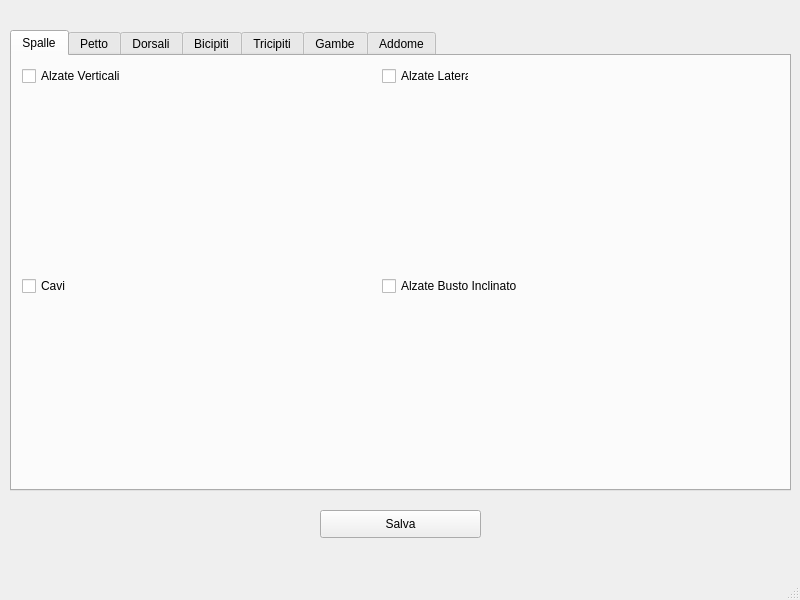
<?xml version="1.0" encoding="UTF-8"?>
<ui version="4.0">
 <class>MainWindow</class>
 <widget class="QMainWindow" name="MainWindow">
  <property name="geometry">
   <rect>
    <x>0</x>
    <y>0</y>
    <width>800</width>
    <height>600</height>
   </rect>
  </property>
  <property name="windowTitle">
   <string>MainWindow</string>
  </property>
  <widget class="QWidget" name="centralwidget">
   <widget class="QTabWidget" name="tabWidget">
    <property name="geometry">
     <rect>
      <x>10</x>
      <y>30</y>
      <width>781</width>
      <height>461</height>
     </rect>
    </property>
    <property name="currentIndex">
     <number>0</number>
    </property>
    <widget class="QWidget" name="widget">
     <attribute name="title">
      <string>Spalle</string>
     </attribute>
     <widget class="QCheckBox" name="checkBox">
      <property name="geometry">
       <rect>
        <x>10</x>
        <y>10</y>
        <width>111</width>
        <height>20</height>
       </rect>
      </property>
      <property name="text">
       <string>Alzate Verticali</string>
      </property>
     </widget>
     <widget class="QCheckBox" name="checkBox_2">
      <property name="geometry">
       <rect>
        <x>370</x>
        <y>10</y>
        <width>87</width>
        <height>20</height>
       </rect>
      </property>
      <property name="text">
       <string>Alzate Laterali</string>
      </property>
     </widget>
     <widget class="QCheckBox" name="checkBox_3">
      <property name="geometry">
       <rect>
        <x>10</x>
        <y>220</y>
        <width>87</width>
        <height>20</height>
       </rect>
      </property>
      <property name="text">
       <string>Cavi</string>
      </property>
     </widget>
     <widget class="QCheckBox" name="checkBox_4">
      <property name="geometry">
       <rect>
        <x>370</x>
        <y>220</y>
        <width>151</width>
        <height>20</height>
       </rect>
      </property>
      <property name="text">
       <string>Alzate Busto Inclinato</string>
      </property>
     </widget>
     <widget class="QLabel" name="label">
      <property name="geometry">
       <rect>
        <x>10</x>
        <y>50</y>
        <width>161</width>
        <height>141</height>
       </rect>
      </property>
      <property name="text">
       <string/>
      </property>
      <property name="pixmap">
       <pixmap>PngAllenamenti/alzateverticali1.png</pixmap>
      </property>
      <property name="scaledContents">
       <bool>true</bool>
      </property>
     </widget>
     <widget class="QLabel" name="label_2">
      <property name="geometry">
       <rect>
        <x>10</x>
        <y>250</y>
        <width>291</width>
        <height>171</height>
       </rect>
      </property>
      <property name="text">
       <string/>
      </property>
      <property name="pixmap">
       <pixmap>PngAllenamenti/Senza_titolo_1.png</pixmap>
      </property>
      <property name="scaledContents">
       <bool>true</bool>
      </property>
     </widget>
     <widget class="QLabel" name="label_3">
      <property name="geometry">
       <rect>
        <x>420</x>
        <y>40</y>
        <width>301</width>
        <height>161</height>
       </rect>
      </property>
      <property name="text">
       <string/>
      </property>
      <property name="pixmap">
       <pixmap>PngAllenamenti/Kettlebell.png</pixmap>
      </property>
      <property name="scaledContents">
       <bool>true</bool>
      </property>
     </widget>
     <widget class="QLabel" name="label_4">
      <property name="geometry">
       <rect>
        <x>380</x>
        <y>270</y>
        <width>291</width>
        <height>141</height>
       </rect>
      </property>
      <property name="text">
       <string/>
      </property>
      <property name="pixmap">
       <pixmap>PngAllenamenti/Alzatebustoinclinato.png</pixmap>
      </property>
      <property name="scaledContents">
       <bool>true</bool>
      </property>
     </widget>
     <widget class="QLabel" name="label_5">
      <property name="geometry">
       <rect>
        <x>150</x>
        <y>60</y>
        <width>151</width>
        <height>131</height>
       </rect>
      </property>
      <property name="text">
       <string/>
      </property>
      <property name="pixmap">
       <pixmap>PngAllenamenti/alzateverticali2.png</pixmap>
      </property>
      <property name="scaledContents">
       <bool>true</bool>
      </property>
     </widget>
    </widget>
    <widget class="QWidget" name="tab_2">
     <attribute name="title">
      <string>Petto</string>
     </attribute>
     <widget class="QCheckBox" name="checkBox_5">
      <property name="geometry">
       <rect>
        <x>10</x>
        <y>10</y>
        <width>101</width>
        <height>20</height>
       </rect>
      </property>
      <property name="text">
       <string>Panca Piana</string>
      </property>
     </widget>
     <widget class="QCheckBox" name="checkBox_6">
      <property name="geometry">
       <rect>
        <x>400</x>
        <y>10</y>
        <width>161</width>
        <height>20</height>
       </rect>
      </property>
      <property name="text">
       <string>Aperture Panca Piana</string>
      </property>
     </widget>
     <widget class="QCheckBox" name="checkBox_7">
      <property name="geometry">
       <rect>
        <x>10</x>
        <y>230</y>
        <width>141</width>
        <height>20</height>
       </rect>
      </property>
      <property name="text">
       <string>Spinte Panca Piana</string>
      </property>
     </widget>
     <widget class="QLabel" name="label_6">
      <property name="geometry">
       <rect>
        <x>20</x>
        <y>45</y>
        <width>261</width>
        <height>161</height>
       </rect>
      </property>
      <property name="text">
       <string/>
      </property>
      <property name="pixmap">
       <pixmap>PngAllenamenti/Pancapiana.png</pixmap>
      </property>
      <property name="scaledContents">
       <bool>true</bool>
      </property>
     </widget>
     <widget class="QLabel" name="label_7">
      <property name="geometry">
       <rect>
        <x>389</x>
        <y>45</y>
        <width>141</width>
        <height>141</height>
       </rect>
      </property>
      <property name="text">
       <string/>
      </property>
      <property name="pixmap">
       <pixmap>PngAllenamenti/aperturepancapiana.png</pixmap>
      </property>
      <property name="scaledContents">
       <bool>true</bool>
      </property>
     </widget>
     <widget class="QLabel" name="label_8">
      <property name="geometry">
       <rect>
        <x>570</x>
        <y>50</y>
        <width>141</width>
        <height>131</height>
       </rect>
      </property>
      <property name="text">
       <string/>
      </property>
      <property name="pixmap">
       <pixmap>PngAllenamenti/aperturepnacapiana2.png</pixmap>
      </property>
      <property name="scaledContents">
       <bool>true</bool>
      </property>
     </widget>
     <widget class="QLabel" name="label_9">
      <property name="geometry">
       <rect>
        <x>9</x>
        <y>275</y>
        <width>121</width>
        <height>131</height>
       </rect>
      </property>
      <property name="text">
       <string/>
      </property>
      <property name="pixmap">
       <pixmap>PngAllenamenti/pettorali-spinte-manubri-panca-piana-ag.png</pixmap>
      </property>
      <property name="scaledContents">
       <bool>true</bool>
      </property>
     </widget>
     <widget class="QLabel" name="label_10">
      <property name="geometry">
       <rect>
        <x>150</x>
        <y>270</y>
        <width>131</width>
        <height>131</height>
       </rect>
      </property>
      <property name="text">
       <string/>
      </property>
      <property name="pixmap">
       <pixmap>PngAllenamenti/estensionemanubri2.png</pixmap>
      </property>
      <property name="scaledContents">
       <bool>true</bool>
      </property>
     </widget>
    </widget>
    <widget class="QWidget" name="tab_3">
     <attribute name="title">
      <string>Dorsali</string>
     </attribute>
     <widget class="QCheckBox" name="checkBox_8">
      <property name="geometry">
       <rect>
        <x>10</x>
        <y>10</y>
        <width>171</width>
        <height>20</height>
       </rect>
      </property>
      <property name="text">
       <string>Rematore con Bilanciere</string>
      </property>
     </widget>
     <widget class="QCheckBox" name="checkBox_9">
      <property name="geometry">
       <rect>
        <x>10</x>
        <y>230</y>
        <width>151</width>
        <height>20</height>
       </rect>
      </property>
      <property name="text">
       <string>Rematore con Panca</string>
      </property>
     </widget>
     <widget class="QCheckBox" name="checkBox_10">
      <property name="geometry">
       <rect>
        <x>390</x>
        <y>10</y>
        <width>191</width>
        <height>20</height>
       </rect>
      </property>
      <property name="text">
       <string>Rematore con Busto a 90°</string>
      </property>
     </widget>
     <widget class="QCheckBox" name="checkBox_11">
      <property name="geometry">
       <rect>
        <x>390</x>
        <y>230</y>
        <width>201</width>
        <height>20</height>
       </rect>
      </property>
      <property name="text">
       <string>Trazioni Tbar con Bilanciere</string>
      </property>
     </widget>
     <widget class="QLabel" name="label_11">
      <property name="geometry">
       <rect>
        <x>10</x>
        <y>50</y>
        <width>281</width>
        <height>141</height>
       </rect>
      </property>
      <property name="text">
       <string/>
      </property>
      <property name="pixmap">
       <pixmap>PngAllenamenti/RematoreBilanciere.png</pixmap>
      </property>
      <property name="scaledContents">
       <bool>true</bool>
      </property>
     </widget>
     <widget class="QLabel" name="label_12">
      <property name="geometry">
       <rect>
        <x>400</x>
        <y>60</y>
        <width>251</width>
        <height>131</height>
       </rect>
      </property>
      <property name="text">
       <string/>
      </property>
      <property name="pixmap">
       <pixmap>PngAllenamenti/RematoreBusto90.png</pixmap>
      </property>
      <property name="scaledContents">
       <bool>true</bool>
      </property>
     </widget>
     <widget class="QLabel" name="label_13">
      <property name="geometry">
       <rect>
        <x>10</x>
        <y>260</y>
        <width>161</width>
        <height>151</height>
       </rect>
      </property>
      <property name="text">
       <string/>
      </property>
      <property name="pixmap">
       <pixmap>PngAllenamenti/PancaRematore.png</pixmap>
      </property>
      <property name="scaledContents">
       <bool>true</bool>
      </property>
     </widget>
     <widget class="QLabel" name="label_14">
      <property name="geometry">
       <rect>
        <x>389</x>
        <y>265</y>
        <width>141</width>
        <height>141</height>
       </rect>
      </property>
      <property name="text">
       <string/>
      </property>
      <property name="pixmap">
       <pixmap>PngAllenamenti/dorsali-trazioni-2.png</pixmap>
      </property>
      <property name="scaledContents">
       <bool>true</bool>
      </property>
     </widget>
     <widget class="QLabel" name="label_15">
      <property name="geometry">
       <rect>
        <x>550</x>
        <y>270</y>
        <width>141</width>
        <height>141</height>
       </rect>
      </property>
      <property name="text">
       <string/>
      </property>
      <property name="pixmap">
       <pixmap>PngAllenamenti/dorsali-trazioni-1.png</pixmap>
      </property>
      <property name="scaledContents">
       <bool>true</bool>
      </property>
     </widget>
    </widget>
    <widget class="QWidget" name="tab_4">
     <attribute name="title">
      <string>Bicipiti</string>
     </attribute>
     <widget class="QCheckBox" name="checkBox_12">
      <property name="geometry">
       <rect>
        <x>10</x>
        <y>10</y>
        <width>111</width>
        <height>20</height>
       </rect>
      </property>
      <property name="text">
       <string>Curl Bilanciere</string>
      </property>
     </widget>
     <widget class="QCheckBox" name="checkBox_13">
      <property name="geometry">
       <rect>
        <x>430</x>
        <y>10</y>
        <width>121</width>
        <height>20</height>
       </rect>
      </property>
      <property name="text">
       <string>Curl Cavi Bassi</string>
      </property>
     </widget>
     <widget class="QCheckBox" name="checkBox_14">
      <property name="geometry">
       <rect>
        <x>10</x>
        <y>230</y>
        <width>191</width>
        <height>20</height>
       </rect>
      </property>
      <property name="text">
       <string>Curl con Manubri e  Panca</string>
      </property>
     </widget>
     <widget class="QCheckBox" name="checkBox_15">
      <property name="geometry">
       <rect>
        <x>430</x>
        <y>230</y>
        <width>111</width>
        <height>20</height>
       </rect>
      </property>
      <property name="text">
       <string>Curl Manubri</string>
      </property>
     </widget>
     <widget class="QLabel" name="label_16">
      <property name="geometry">
       <rect>
        <x>20</x>
        <y>50</y>
        <width>281</width>
        <height>141</height>
       </rect>
      </property>
      <property name="text">
       <string/>
      </property>
      <property name="pixmap">
       <pixmap>PngAllenamenti/CurlBilanciere.png</pixmap>
      </property>
      <property name="scaledContents">
       <bool>true</bool>
      </property>
     </widget>
     <widget class="QLabel" name="label_17">
      <property name="geometry">
       <rect>
        <x>430</x>
        <y>50</y>
        <width>291</width>
        <height>141</height>
       </rect>
      </property>
      <property name="text">
       <string/>
      </property>
      <property name="pixmap">
       <pixmap>PngAllenamenti/CurlCaviBassi.png</pixmap>
      </property>
      <property name="scaledContents">
       <bool>true</bool>
      </property>
     </widget>
     <widget class="QLabel" name="label_18">
      <property name="geometry">
       <rect>
        <x>10</x>
        <y>260</y>
        <width>161</width>
        <height>151</height>
       </rect>
      </property>
      <property name="text">
       <string/>
      </property>
      <property name="pixmap">
       <pixmap>PngAllenamenti/BicipitiPanca1.png</pixmap>
      </property>
      <property name="scaledContents">
       <bool>true</bool>
      </property>
     </widget>
     <widget class="QLabel" name="label_19">
      <property name="geometry">
       <rect>
        <x>180</x>
        <y>260</y>
        <width>151</width>
        <height>151</height>
       </rect>
      </property>
      <property name="text">
       <string/>
      </property>
      <property name="pixmap">
       <pixmap>../../Downloads/Panca2.png</pixmap>
      </property>
      <property name="scaledContents">
       <bool>true</bool>
      </property>
     </widget>
     <widget class="QLabel" name="label_20">
      <property name="geometry">
       <rect>
        <x>420</x>
        <y>260</y>
        <width>301</width>
        <height>151</height>
       </rect>
      </property>
      <property name="text">
       <string/>
      </property>
      <property name="pixmap">
       <pixmap>PngAllenamenti/CurlManubri.png</pixmap>
      </property>
      <property name="scaledContents">
       <bool>true</bool>
      </property>
     </widget>
    </widget>
    <widget class="QWidget" name="tab">
     <attribute name="title">
      <string>Tricipiti</string>
     </attribute>
     <widget class="QCheckBox" name="checkBox_16">
      <property name="geometry">
       <rect>
        <x>10</x>
        <y>10</y>
        <width>171</width>
        <height>20</height>
       </rect>
      </property>
      <property name="text">
       <string>French Press Manubrio</string>
      </property>
     </widget>
     <widget class="QCheckBox" name="checkBox_17">
      <property name="geometry">
       <rect>
        <x>400</x>
        <y>10</y>
        <width>101</width>
        <height>20</height>
       </rect>
      </property>
      <property name="text">
       <string>Tricipit Cavi</string>
      </property>
     </widget>
     <widget class="QCheckBox" name="checkBox_18">
      <property name="geometry">
       <rect>
        <x>10</x>
        <y>220</y>
        <width>151</width>
        <height>20</height>
       </rect>
      </property>
      <property name="text">
       <string>Spinte Panca Piana</string>
      </property>
     </widget>
     <widget class="QCheckBox" name="checkBox_19">
      <property name="geometry">
       <rect>
        <x>410</x>
        <y>220</y>
        <width>151</width>
        <height>20</height>
       </rect>
      </property>
      <property name="text">
       <string>Estensione Manubri</string>
      </property>
     </widget>
     <widget class="QLabel" name="label_21">
      <property name="geometry">
       <rect>
        <x>10</x>
        <y>40</y>
        <width>251</width>
        <height>151</height>
       </rect>
      </property>
      <property name="text">
       <string/>
      </property>
      <property name="pixmap">
       <pixmap>PngAllenamenti/FrenchPressManubrio.png</pixmap>
      </property>
      <property name="scaledContents">
       <bool>true</bool>
      </property>
     </widget>
     <widget class="QLabel" name="label_22">
      <property name="geometry">
       <rect>
        <x>400</x>
        <y>50</y>
        <width>161</width>
        <height>141</height>
       </rect>
      </property>
      <property name="text">
       <string/>
      </property>
      <property name="pixmap">
       <pixmap>PngAllenamenti/TricipitCavi1.png</pixmap>
      </property>
      <property name="scaledContents">
       <bool>true</bool>
      </property>
     </widget>
     <widget class="QLabel" name="label_23">
      <property name="geometry">
       <rect>
        <x>10</x>
        <y>250</y>
        <width>271</width>
        <height>151</height>
       </rect>
      </property>
      <property name="text">
       <string/>
      </property>
      <property name="pixmap">
       <pixmap>PngAllenamenti/SpintePanca90Tricipiti.png</pixmap>
      </property>
      <property name="scaledContents">
       <bool>true</bool>
      </property>
     </widget>
     <widget class="QLabel" name="label_24">
      <property name="geometry">
       <rect>
        <x>400</x>
        <y>240</y>
        <width>161</width>
        <height>161</height>
       </rect>
      </property>
      <property name="text">
       <string/>
      </property>
      <property name="pixmap">
       <pixmap>PngAllenamenti/Tricipitiestensionimanubri1.png</pixmap>
      </property>
      <property name="scaledContents">
       <bool>true</bool>
      </property>
     </widget>
     <widget class="QLabel" name="label_25">
      <property name="geometry">
       <rect>
        <x>550</x>
        <y>50</y>
        <width>161</width>
        <height>141</height>
       </rect>
      </property>
      <property name="text">
       <string/>
      </property>
      <property name="pixmap">
       <pixmap>PngAllenamenti/TricipitCavi2.png</pixmap>
      </property>
      <property name="scaledContents">
       <bool>true</bool>
      </property>
     </widget>
     <widget class="QLabel" name="label_26">
      <property name="geometry">
       <rect>
        <x>570</x>
        <y>270</y>
        <width>161</width>
        <height>121</height>
       </rect>
      </property>
      <property name="text">
       <string/>
      </property>
      <property name="pixmap">
       <pixmap>PngAllenamenti/Tricipitiestensionimanubri2.png</pixmap>
      </property>
      <property name="scaledContents">
       <bool>true</bool>
      </property>
     </widget>
    </widget>
    <widget class="QWidget" name="tab_5">
     <attribute name="title">
      <string>Gambe</string>
     </attribute>
     <widget class="QCheckBox" name="checkBox_20">
      <property name="geometry">
       <rect>
        <x>10</x>
        <y>10</y>
        <width>121</width>
        <height>20</height>
       </rect>
      </property>
      <property name="text">
       <string>Squat Bilanciere</string>
      </property>
     </widget>
     <widget class="QCheckBox" name="checkBox_21">
      <property name="geometry">
       <rect>
        <x>400</x>
        <y>10</y>
        <width>211</width>
        <height>20</height>
       </rect>
      </property>
      <property name="text">
       <string>Spinta Polpacci con Bilanciere</string>
      </property>
     </widget>
     <widget class="QCheckBox" name="checkBox_22">
      <property name="geometry">
       <rect>
        <x>10</x>
        <y>220</y>
        <width>161</width>
        <height>20</height>
       </rect>
      </property>
      <property name="text">
       <string>Affondi con Bilanciere</string>
      </property>
     </widget>
     <widget class="QCheckBox" name="checkBox_23">
      <property name="geometry">
       <rect>
        <x>400</x>
        <y>220</y>
        <width>221</width>
        <height>20</height>
       </rect>
      </property>
      <property name="text">
       <string>Stacco da Terra con Bilanciere</string>
      </property>
     </widget>
     <widget class="QLabel" name="label_27">
      <property name="geometry">
       <rect>
        <x>10</x>
        <y>60</y>
        <width>121</width>
        <height>141</height>
       </rect>
      </property>
      <property name="text">
       <string/>
      </property>
      <property name="pixmap">
       <pixmap>PngAllenamenti/SquatBilanciere1.png</pixmap>
      </property>
      <property name="scaledContents">
       <bool>true</bool>
      </property>
     </widget>
     <widget class="QLabel" name="label_28">
      <property name="geometry">
       <rect>
        <x>140</x>
        <y>60</y>
        <width>131</width>
        <height>141</height>
       </rect>
      </property>
      <property name="text">
       <string/>
      </property>
      <property name="pixmap">
       <pixmap>PngAllenamenti/SquatBilanciere2png.png</pixmap>
      </property>
      <property name="scaledContents">
       <bool>true</bool>
      </property>
     </widget>
     <widget class="QLabel" name="label_29">
      <property name="geometry">
       <rect>
        <x>10</x>
        <y>250</y>
        <width>121</width>
        <height>141</height>
       </rect>
      </property>
      <property name="text">
       <string/>
      </property>
      <property name="pixmap">
       <pixmap>PngAllenamenti/Affondo1.png</pixmap>
      </property>
      <property name="scaledContents">
       <bool>true</bool>
      </property>
     </widget>
     <widget class="QLabel" name="label_30">
      <property name="geometry">
       <rect>
        <x>120</x>
        <y>240</y>
        <width>141</width>
        <height>141</height>
       </rect>
      </property>
      <property name="text">
       <string/>
      </property>
      <property name="pixmap">
       <pixmap>PngAllenamenti/Affondo2.png</pixmap>
      </property>
      <property name="scaledContents">
       <bool>true</bool>
      </property>
     </widget>
     <widget class="QLabel" name="label_31">
      <property name="geometry">
       <rect>
        <x>400</x>
        <y>250</y>
        <width>141</width>
        <height>141</height>
       </rect>
      </property>
      <property name="text">
       <string/>
      </property>
      <property name="pixmap">
       <pixmap>PngAllenamenti/Stacco1.png</pixmap>
      </property>
      <property name="scaledContents">
       <bool>true</bool>
      </property>
     </widget>
     <widget class="QLabel" name="label_32">
      <property name="geometry">
       <rect>
        <x>440</x>
        <y>60</y>
        <width>181</width>
        <height>151</height>
       </rect>
      </property>
      <property name="text">
       <string/>
      </property>
      <property name="pixmap">
       <pixmap>PngAllenamenti/Stacchipolpacci.png</pixmap>
      </property>
      <property name="scaledContents">
       <bool>true</bool>
      </property>
     </widget>
     <widget class="QLabel" name="label_33">
      <property name="geometry">
       <rect>
        <x>560</x>
        <y>250</y>
        <width>161</width>
        <height>141</height>
       </rect>
      </property>
      <property name="text">
       <string/>
      </property>
      <property name="pixmap">
       <pixmap>PngAllenamenti/Stacco2.png</pixmap>
      </property>
      <property name="scaledContents">
       <bool>true</bool>
      </property>
     </widget>
    </widget>
    <widget class="QWidget" name="tab_6">
     <attribute name="title">
      <string>Addome</string>
     </attribute>
     <widget class="QCheckBox" name="checkBox_24">
      <property name="geometry">
       <rect>
        <x>10</x>
        <y>10</y>
        <width>87</width>
        <height>20</height>
       </rect>
      </property>
      <property name="text">
       <string>Plank</string>
      </property>
     </widget>
     <widget class="QCheckBox" name="checkBox_25">
      <property name="geometry">
       <rect>
        <x>10</x>
        <y>210</y>
        <width>111</width>
        <height>20</height>
       </rect>
      </property>
      <property name="text">
       <string>Criss Cross</string>
      </property>
     </widget>
     <widget class="QCheckBox" name="checkBox_26">
      <property name="geometry">
       <rect>
        <x>430</x>
        <y>10</y>
        <width>87</width>
        <height>20</height>
       </rect>
      </property>
      <property name="text">
       <string>Crunch</string>
      </property>
     </widget>
     <widget class="QCheckBox" name="checkBox_27">
      <property name="geometry">
       <rect>
        <x>430</x>
        <y>200</y>
        <width>161</width>
        <height>20</height>
       </rect>
      </property>
      <property name="text">
       <string>Torsioni con Wallball</string>
      </property>
     </widget>
     <widget class="QLabel" name="label_34">
      <property name="geometry">
       <rect>
        <x>70</x>
        <y>0</y>
        <width>151</width>
        <height>171</height>
       </rect>
      </property>
      <property name="text">
       <string/>
      </property>
      <property name="pixmap">
       <pixmap>PngAllenamenti/Plank.png</pixmap>
      </property>
      <property name="scaledContents">
       <bool>true</bool>
      </property>
     </widget>
     <widget class="QLabel" name="label_35">
      <property name="geometry">
       <rect>
        <x>10</x>
        <y>270</y>
        <width>151</width>
        <height>131</height>
       </rect>
      </property>
      <property name="text">
       <string/>
      </property>
      <property name="pixmap">
       <pixmap>PngAllenamenti/AddominaliCrissCross1.png</pixmap>
      </property>
      <property name="scaledContents">
       <bool>true</bool>
      </property>
     </widget>
     <widget class="QLabel" name="label_36">
      <property name="geometry">
       <rect>
        <x>520</x>
        <y>250</y>
        <width>161</width>
        <height>141</height>
       </rect>
      </property>
      <property name="text">
       <string/>
      </property>
      <property name="pixmap">
       <pixmap>PngAllenamenti/TorsioniWallball.png</pixmap>
      </property>
      <property name="scaledContents">
       <bool>true</bool>
      </property>
     </widget>
     <widget class="QLabel" name="label_37">
      <property name="geometry">
       <rect>
        <x>470</x>
        <y>30</y>
        <width>171</width>
        <height>151</height>
       </rect>
      </property>
      <property name="text">
       <string/>
      </property>
      <property name="pixmap">
       <pixmap>PngAllenamenti/Crunch.png</pixmap>
      </property>
      <property name="scaledContents">
       <bool>true</bool>
      </property>
     </widget>
     <widget class="QLabel" name="label_38">
      <property name="geometry">
       <rect>
        <x>180</x>
        <y>260</y>
        <width>161</width>
        <height>141</height>
       </rect>
      </property>
      <property name="text">
       <string/>
      </property>
      <property name="pixmap">
       <pixmap>PngAllenamenti/AddominaliCrissCross2.png</pixmap>
      </property>
      <property name="scaledContents">
       <bool>true</bool>
      </property>
     </widget>
    </widget>
   </widget>
   <widget class="QPushButton" name="btn_salva">
    <property name="geometry">
     <rect>
      <x>320</x>
      <y>510</y>
      <width>161</width>
      <height>28</height>
     </rect>
    </property>
    <property name="text">
     <string>Salva</string>
    </property>
   </widget>
  </widget>
  <widget class="QMenuBar" name="menubar">
   <property name="geometry">
    <rect>
     <x>0</x>
     <y>0</y>
     <width>800</width>
     <height>26</height>
    </rect>
   </property>
  </widget>
  <widget class="QStatusBar" name="statusbar"/>
 </widget>
 <resources/>
 <connections/>
</ui>
